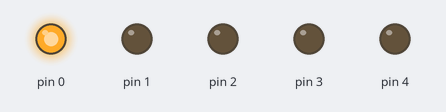
Recording of a sketch running on a simulated Arduino Uno, built with avr-gcc and run on an emulated ATmega328P. Parts: output pins drawn as LEDs (lit = HIGH).

Above: at 0.1 s.
At 2.1 s:
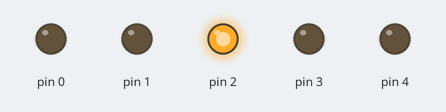
At 3.1 s:
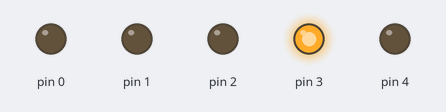
At 4.1 s:
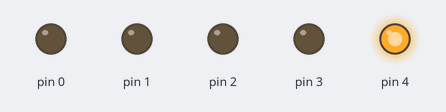
At 7.1 s:
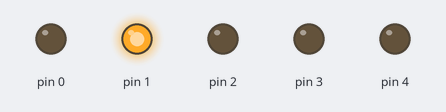
Timing chart, 0 to 9.5 s (numbered marks = the images above):
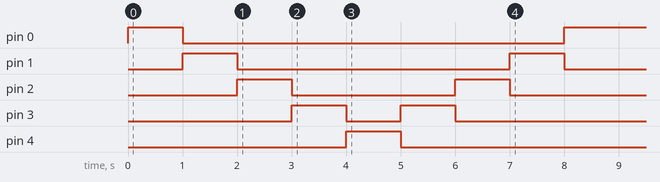

The sketch:

ledthing.ino
```cpp
#define R_PORTD 0x2B
#define R_DDRD 0x2A
#define R_PIND 0x29

#define DEREF_REG(__reg) (*(REGISTER)(__reg))

typedef uint8_t* REGISTER;


void setup() {
	DEREF_REG(R_PORTD) = 0x00;
	DEREF_REG(R_DDRD) = 0x1F;
	for (int i = 0; i < 5; i++) {
		DEREF_REG(R_PORTD) = 0b1<<i;
		delay(1000);
	}
	for (int i = 0; i < 5; i++) {
		DEREF_REG(R_PORTD) = 0b1<<(3-i);
		delay(1000);
	}
}

void loop() {}
```
